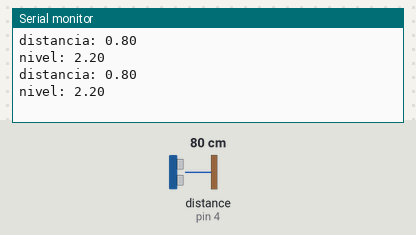
The sketch below on a simulated Arduino Uno, built with avr-gcc and run on an emulated ATmega328P. On the bench: the last lines printed to the serial monitor. Wiring (inferred from the names in the program): ultrasonic range finder: trigger pin 5; echo pin 4. The test bench sets the inputs (shaded band); at power-on: distance to the obstacle (sensor on pin 4) 80 cm. The echo pulse lasts 58.3 µs per cm.

Above: at 2.3 s.
2.4 s: distance to the obstacle (sensor on pin 4) set to 2 cm
At 3.7 s:
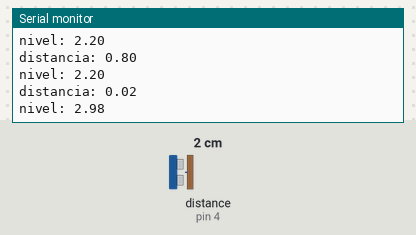
4.5 s: distance to the obstacle (sensor on pin 4) set to 4 cm
At 4.9 s:
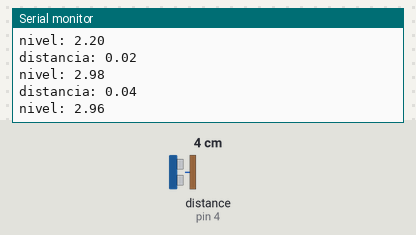
Timing chart, 0 to 7.5 s (numbered marks = the images above; inputs shaded):
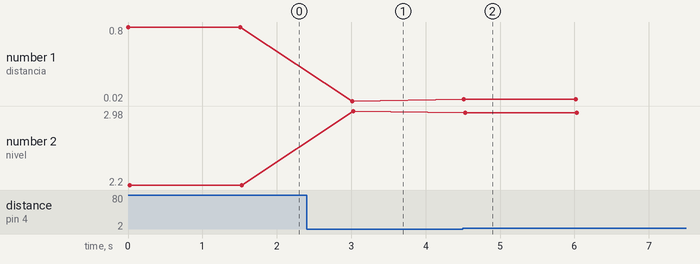

Measured:
- after the input at 2.4 s, the serial monitor: prints a new line after 0.61 s (image 1)
- after the input at 4.5 s, the serial monitor: prints a new line at once (image 2)
- plotted number 1: 0.8 → 0.02 after the input at 2.4 s, 0.02 → 0.04 after the input at 4.5 s
- plotted number 2: 2.2 → 2.98 after the input at 2.4 s, 2.98 → 2.96 after the input at 4.5 s

The sketch:

Ultrasonico.ino
```cpp
// C++ code //
int TRIG = 5; //salida
int ECHO = 4; //entrada
float h = 3.0; //altura del recipiente
long t = 0;
float distancia, nivel =0;

void setup(){
  pinMode(TRIG, OUTPUT);
  pinMode (ECHO, INPUT);
  Serial.begin(9600);
}

void loop(){
 //asegurar que trig está apagado
  digitalWrite(TRIG, LOW);
  delayMicroseconds(2);
 //hacer funcionar trig
  digitalWrite(TRIG, HIGH);
  delayMicroseconds(10);
  digitalWrite(TRIG, LOW);
  //guardar valor de echo
  t = pulseIn(ECHO, HIGH); //microsegundos
  distancia=(0.000344*t)/2; //d= v*t -->
  nivel = (h-distancia);
  Serial.print("distancia: ");
  Serial.println(distancia);
  Serial.print("nivel: ");
  Serial.println(nivel);
  delay(1500);
}
```
